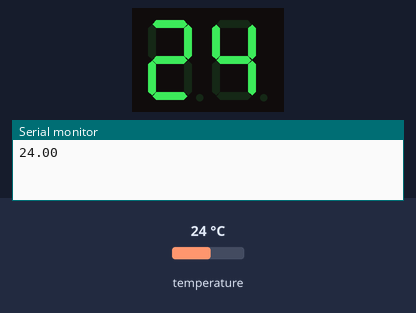
The sketch below on a simulated Arduino Uno, built with avr-gcc and run on an emulated ATmega328P. Parts: 2-digit seven-segment display, the last lines printed to the serial monitor. Wiring (inferred from the names in the program): 2-digit 7-segment display, segments lit when LOW: segments pin 8, pin 9, pin 10, pin 11, pin 12, pin 13, pin 14, pin 15, pin 16, pin 17, pin 2, pin 3, pin 4, pin 5, pin 6, pin 7. The test bench sets the inputs (shaded band); at power-on: temperature 24 °C. The segment pins are drawn as the display they are named for.

Above: at 1.5 s.
1.6 s: temperature set to 12 °C
At 2.5 s:
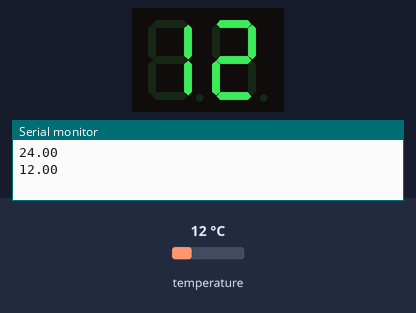
3.3 s: temperature set to 19 °C
At 4.8 s:
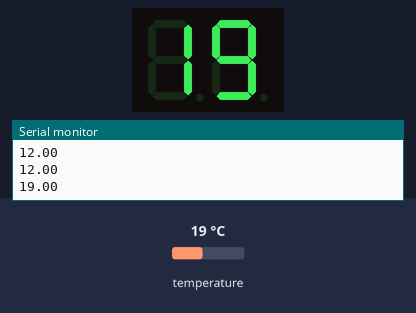
5.3 s: temperature set to 28 °C
At 7.1 s:
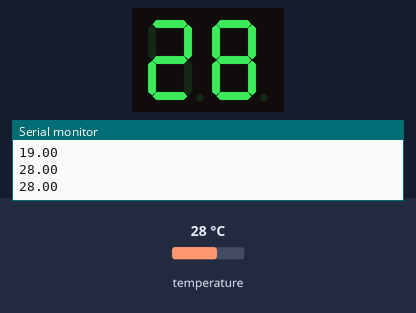
Timing chart, 0 to 8.6 s (numbered marks = the images above; inputs shaded):
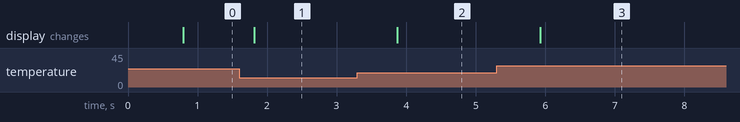

The sketch:

_7segment_teplomer.ino
```cpp
#include <OneWire.h>
#include <DallasTemperature.h>
#define dspin 21
OneWire ds(dspin);
DallasTemperature teplomer(&ds);


//led bright 7 segment led display

int pinA1 = 16;
int pinB1 = 17;
int pinC1 = 2;
int pinD1 = 3;
int pinE1 = 4;
int pinF1 = 5;
int pinG1 = 6;
int pinDot1 = 7;
int pinA2 = 8;
int pinB2 = 9;
int pinC2 = 10;
int pinD2 = 11;
int pinE2 = 12;
int pinF2 = 13;
int pinG2 = 14;
int pinDot2 = 15;
int cas = 1000;
int i = 0;
int j = 0;

byte piny1[] = {pinA1, pinB1, pinC1, pinD1, pinE1, pinF1, pinG1, pinDot1};
byte piny2[] = {pinA2, pinB2, pinC2, pinD2, pinE2, pinF2, pinG2, pinDot2};
byte cislaLed [16][8] =
{
  {0, 0, 0, 0, 0, 0, 1, 1}, //0
  {1, 0, 0, 1, 1, 1, 1, 1}, //1
  {0, 0, 1, 0, 0, 1, 0, 1}, //2
  {0, 0, 0, 0, 1, 1, 0, 1}, //3
  {1, 0, 0, 1, 1, 0, 0, 1}, //4
  {0, 1, 0, 0, 1, 0, 0, 1}, //5
  {0, 1, 0, 0, 0, 0, 0, 1}, //6
  {0, 0, 0, 1, 1, 1, 1, 1}, //7
  {0, 0, 0, 0, 0, 0, 0, 1}, //8
  {0, 0, 0, 0, 1, 0, 0, 1}, //9
  {0, 0, 0, 1, 0, 0, 0, 1}, //A
  {1, 1, 0, 0, 0, 0, 0, 1}, //B
  {0, 1, 1, 0, 0, 0, 1, 1}, //C
  {1, 0, 0, 0, 0, 1, 0, 1}, //D
  {0, 1, 1, 0, 0, 0, 0, 1}, //E
  {0, 1, 1, 1, 0, 0, 0, 1}, //f
};
//hodnota testovaciho int pozdeji teplomer a hodnoty pro
//rozdelena cisla
int hodnota = 100;
int prvniCislo = 0;
int druheCislo = 0;

void setup() {
  Serial.begin(9600);
  for (int i = 2; i < 18; i++)
  {
    pinMode(i, OUTPUT);
    //digitalWrite(i,LOW);
    //delay(cas);
    digitalWrite(i, HIGH);
  }
  teplomer.begin();

}

void loop() {
  //teplomerova cast
  teplomer.requestTemperatures();
  Serial.println(teplomer.getTempCByIndex(0));
hodnota = teplomer.getTempCByIndex(0);
  // rozdeleni cisel
  prvniCislo = PrvniCislo(hodnota);
  druheCislo = DruheCislo(hodnota);
  //chyba a normalni chod
  if(hodnota >= 100 || hodnota <0)
  {
    ZobrazCislo1(14);
    ZobrazCislo2(14);

  }
  else
  {
    ZobrazCislo1(prvniCislo);
    ZobrazCislo2(druheCislo);
  }

  delay(cas / 4);
  /*
  i++;
  if(i>=16)
  {
    i=0;
    j++;
  }
  if(j>=16){
    j=0;
    i=0;

  }
  */

}
void ZobrazCislo1(int cislo)
{
  for (int i = 0; i < 8; i++)
  {
    digitalWrite(piny1[i], cislaLed[cislo][i]);

  }
}

void ZobrazCislo2(int cislo)
{
  for (int i = 0; i < 8; i++)
  {
    digitalWrite(piny2[i], cislaLed[cislo][i]);

  }
}
//fce pro rozdeleni cisel
int PrvniCislo(int value)
{
  int prvni;
  if (value > 10) prvni = hodnota % 10;
  if (value >= 0 && value < 10 )prvni = hodnota % 10;
  else if (value < 0)Serial.println(" Teplota je pod 0 . ");
  return prvni;
}
int DruheCislo(int value)
{
  int druhe;
  if (value > 10) druhe = hodnota / 10;
  if (value >= 0 && value < 10 ) druhe = 0;;

  return druhe;
}
```

Measured:
- after the input at 1.6 s, the display: changes after 0.22 s (image 1)
- after the input at 3.3 s, the display: changes after 0.57 s (image 2)
- after the input at 5.3 s, the display: changes after 0.63 s (image 3)
